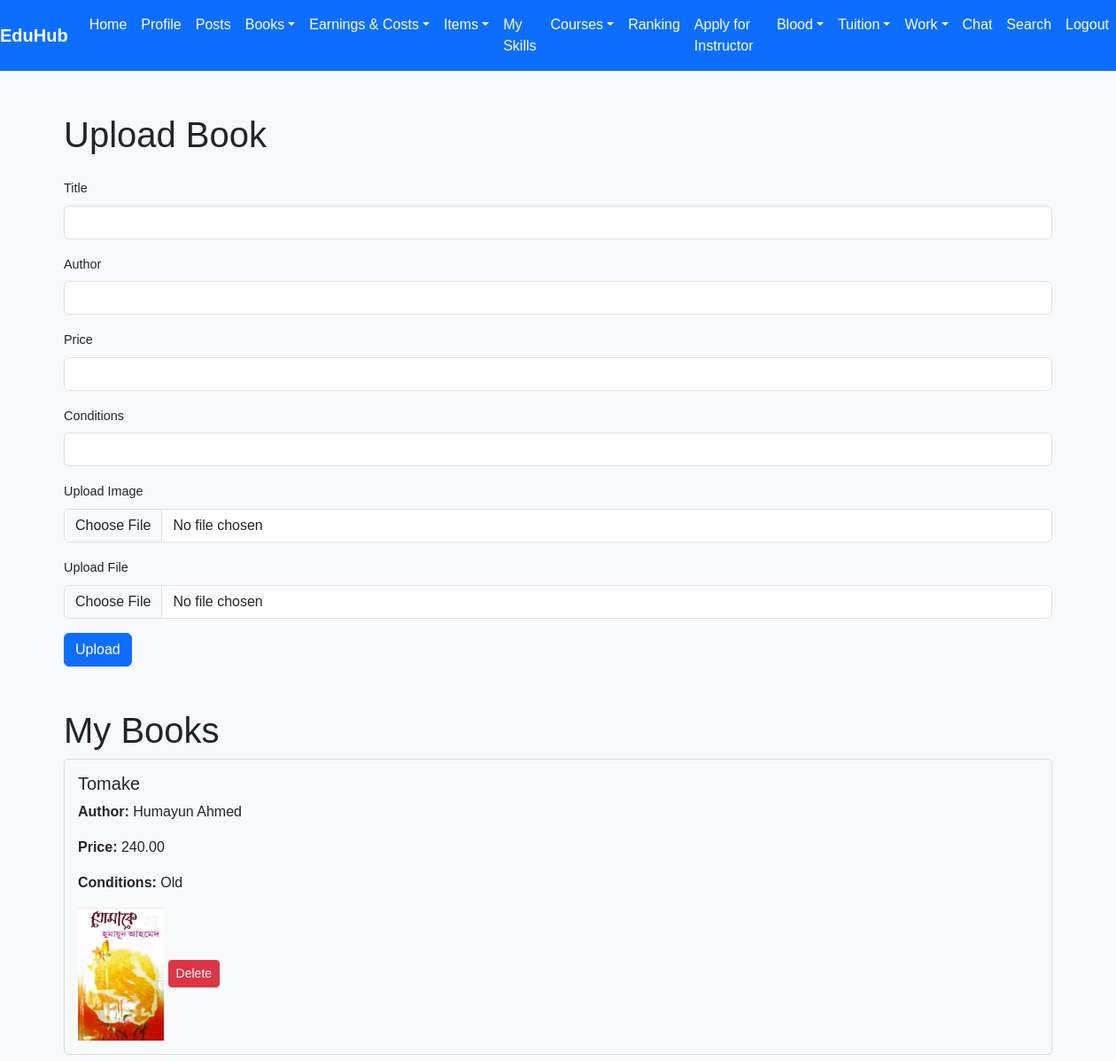
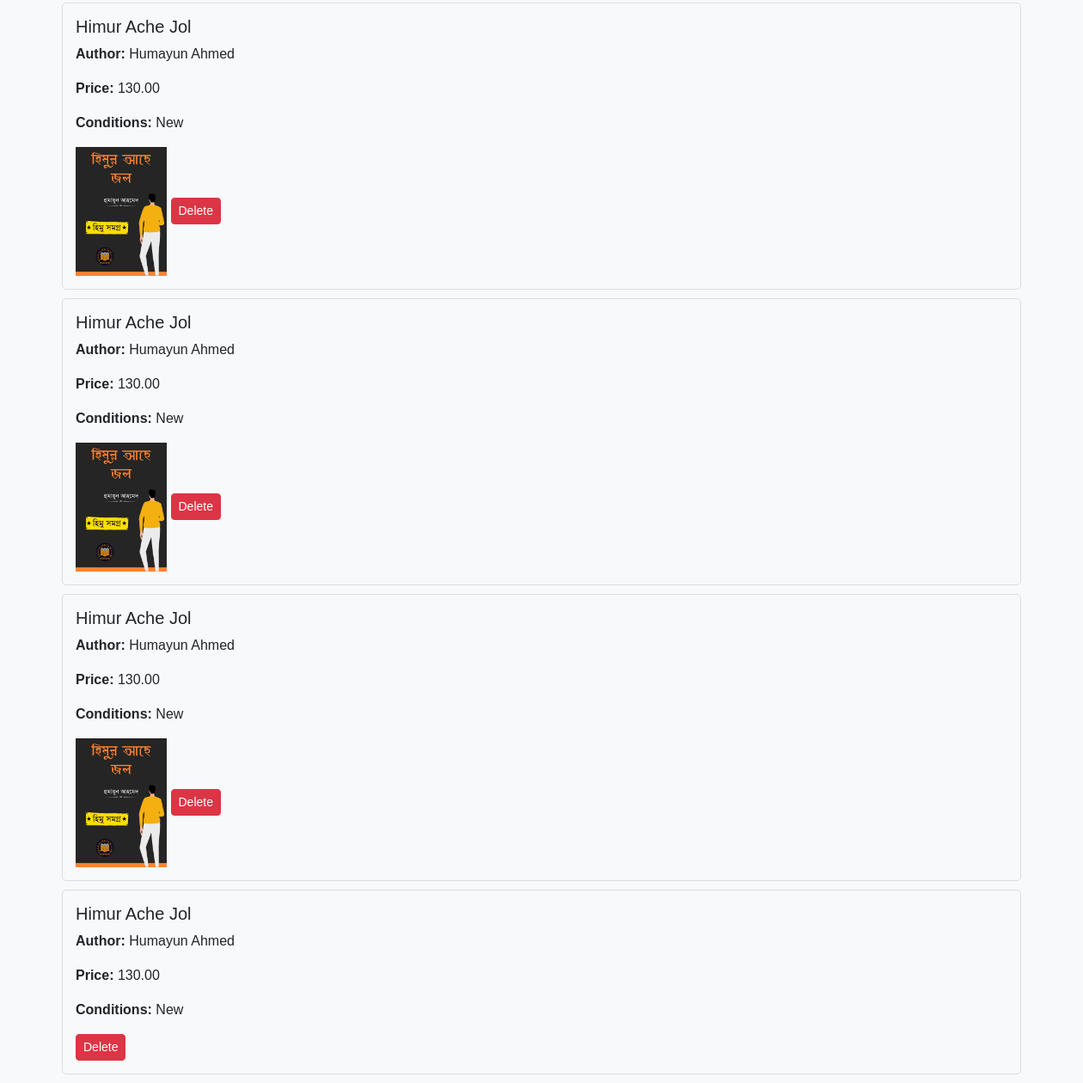
The page /books.php (signed in) on the database its author committed (2 pictures, top to bottom).
### tables this page shows
CREATE TABLE `books` (
  `book_id` int(11) NOT NULL,
  `student_id` int(11) DEFAULT NULL,
  `title` varchar(255) DEFAULT NULL,
  `author` varchar(100) DEFAULT NULL,
  `price` decimal(10,2) DEFAULT NULL,
  `conditions` varchar(50) DEFAULT NULL,
  `image` varchar(255) DEFAULT NULL,
  `file` varchar(255) DEFAULT NULL,
  `status` enum('pending','approved','rejected') DEFAULT 'pending',
  `created_at` timestamp NOT NULL DEFAULT current_timestamp(),
  `image_path` varchar(255) DEFAULT NULL,
  `file_path` varchar(255) DEFAULT NULL,
  `issold` enum('yes','no') DEFAULT 'no'
);

### books.php (the view, shortened to what this page needs)
<?php
include 'db_connect.php';
$student_id = $_SESSION['student_id'];
$sql = "SELECT * FROM books WHERE student_id = $student_id";
$result = $conn->query($sql);
?>
<!DOCTYPE html>
<html lang="en">
<head>
    <link href="https://cdn.jsdelivr.net/npm/bootstrap@5.3.0-alpha1/dist/css/bootstrap.min.css" rel="stylesheet">
</head>
<body class="bg-light">
    <?php include 'navbar.php'; ?>
    <div class="container mt-5">
        <h1 class="mb-4">Upload Book</h1>
        <form action="upload_books.php" method="post" enctype="multipart/form-data" class="mb-5">
            <div class="mb-3">
                <label for="title" class="form-label">Title</label>
                <input type="text" id="title" name="title" class="form-control" required>
            </div>
            <div class="mb-3">
                <label for="author" class="form-label">Author</label>
                <input type="text" id="author" name="author" class="form-control" required>
            </div>
            <div class="mb-3">
                <label for="price" class="form-label">Price</label>
                <input type="number" step="0.01" id="price" name="price" class="form-control" required>
            </div>
            <div class="mb-3">
                <label for="conditions" class="form-label">Conditions</label>
                <input type="text" id="conditions" name="conditions" class="form-control" required>
            </div>
            <div class="mb-3">
                <label for="image" class="form-label">Upload Image</label>
                <input type="file" id="image" name="image" class="form-control" accept="image/*">
            </div>
            <div class="mb-3">
                <label for="file" class="form-label">Upload File</label>
                <input type="file" id="file" name="file" class="form-control">
            </div>
            <button type="submit" class="btn btn-primary">Upload</button>
        </form>
        <h1>My Books</h1>
        <div class="book-list">
            <?php while ($row = $result->fetch_assoc()): ?>
                <div class="book-item">
                    <h2><?php echo htmlspecialchars($row['title']); ?></h2>
                    <p><strong>Author:</strong> <?php echo htmlspecialchars($row['author']); ?></p>
                    <p><strong>Price:</strong> <?php echo htmlspecialchars($row['price']); ?></p>
                    <p><strong>Conditions:</strong> <?php echo htmlspecialchars($row['conditions']); ?></p>
                    <?php if ($row['image_path']): ?>
                        <img src="<?php echo htmlspecialchars($row['image_path']); ?>" alt="Book Image" class="book-image">
                    <?php endif; ?>
                    <a href="upload_books.php?delete=<?php echo $row['book_id']; ?>" class="btn btn-danger btn-sm" onclick="return confirm('Are you sure you want to delete this book?');">Delete</a>
                </div>
            <?php endwhile; ?>
        </div>
    </div>
</body>
</html>

### books.php (style rules this page uses)
.book-image { max-width: 150px; max-height: 150px; }
.form-label { font-size: 0.9rem; }
.form-control { font-size: 0.85rem; }
.book-list .book-item { border: 1px solid #ddd; padding: 15px; margin-bottom: 10px; border-radius: 5px; }
.book-list h2 { font-size: 1.25rem; }

### navbar.php (style rules this page uses)
body { font-family: Arial, sans-serif; background-color: #f8f9fa; }

### rows shown on the page
books: title "Tomake", author "Humayun Ahmed", price "240.00", conditions "Old", image_path (picture)
books: title "Himur Ache Jol", author "Humayun Ahmed", price "130.00", conditions "New", image_path (picture)
books: title "Himur Ache Jol", author "Humayun Ahmed", price "130.00", conditions "New", image_path (picture)
books: title "Himur Ache Jol", author "Humayun Ahmed", price "130.00", conditions "New", image_path (picture)
books: title "Himur Ache Jol", author "Humayun Ahmed", price "130.00", conditions "New"
